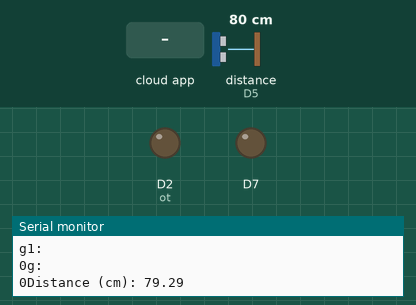
The sketch below on a simulated ESP8266 (NodeMCU). Parts: output pins drawn as LEDs (lit = HIGH), the last lines printed to the serial monitor. Wiring (inferred from the names in the program): ultrasonic range finder: trigger D6; echo D5. The test bench sets the inputs (shaded band); at power-on: distance to the obstacle (sensor on D5) 80 cm. The echo pulse lasts 58.3 µs per cm; WiFi joins after 1.5 s; servers stay silent unless stated; pins used as bus, display or sensor lines are not drawn.

Above: at 2.7 s.
2.8 s: distance to the obstacle (sensor on D5) set to 23 cm
5.8 s: distance to the obstacle (sensor on D5) set to 18 cm
At 7.2 s:
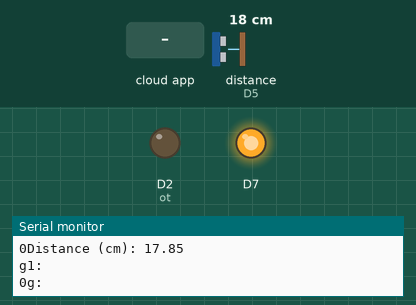
7.5 s: distance to the obstacle (sensor on D5) set to 60 cm
At 7.65 s:
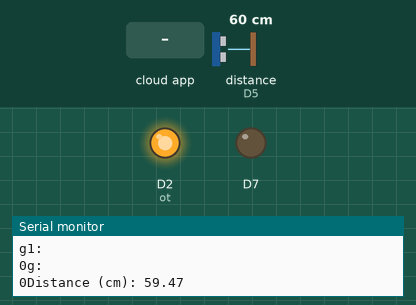
9.2 s: distance to the obstacle (sensor on D5) set to 17 cm
At 9.33 s:
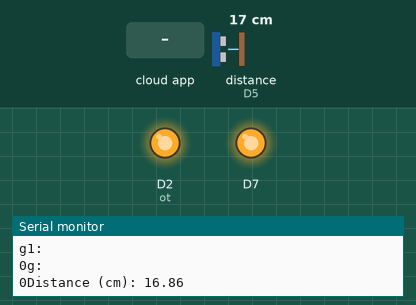
10.9 s: distance to the obstacle (sensor on D5) set to 35 cm
At 11.8 s:
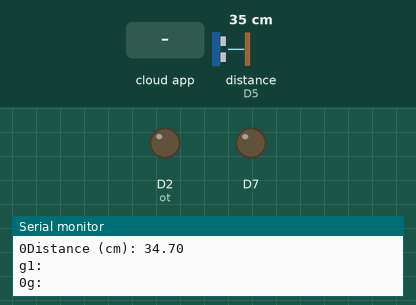
12.6 s: the phone or cloud app sets relay to 1
At 13.6 s:
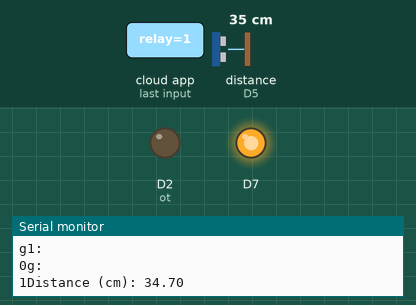
Timing chart, 0 to 15.6 s (numbered marks = the images above; inputs shaded):
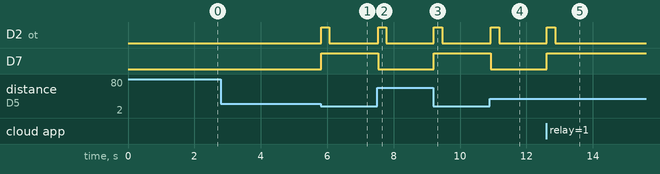

The sketch:

Untitled_2_mar12b.ino
```cpp
#include "arduino_secrets.h"
/*
  Sketch generated by the Arduino IoT Cloud Thing "Untitled 2"
  https://create.arduino.cc/cloud/things/32bb0ed8-cf4d-4977-8bea-f537cf78f5ab

  Arduino IoT Cloud Variables description

  The following variables are automatically generated and updated when changes are made to the Thing

  float dis;
  CloudSchedule tim;
  bool relay;

  Variables which are marked as READ/WRITE in the Cloud Thing will also have functions
  which are called when their values are changed from the Dashboard.
  These functions are generated with the Thing and added at the end of this sketch.
*/

#include "thingProperties.h"
int g = 0;
int g1 = 0;

int buttonState = 0;
int lastButtonState = 0;

const int trigPin = D6;
const int echoPin = D5;
const int ot = D2;

#define SOUND_VELOCITY 0.034
#define del 250

long duration;
float distanceCm;

void setup() {

  pinMode(trigPin, OUTPUT); // Sets the trigPin as an Output
  pinMode(echoPin, INPUT); // Sets the echoPin as an Input
  // pinMode(D2, OUTPUT);
  pinMode(D7, OUTPUT);
  pinMode(ot, OUTPUT);

  // Initialize serial and wait for port to open:
  Serial.begin(9600);
  // This delay gives the chance to wait for a Serial Monitor without blocking if none is found
  delay(1500);

  // Defined in thingProperties.h
  initProperties();

  // Connect to Arduino IoT Cloud
  ArduinoCloud.begin(ArduinoIoTPreferredConnection);

  /*
     The following function allows you to obtain more information
     related to the state of network and IoT Cloud connection and errors
     the higher number the more granular information you’ll get.
     The default is 0 (only errors).
     Maximum is 4
 */
  setDebugMessageLevel(2);
  ArduinoCloud.printDebugInfo();
}

void loop() {
  ArduinoCloud.update();
  // Your code here

  if (tim.isActive()) {
    g1 = 1;
  }
  else {
    g1 = 0;
  }

  digitalWrite(trigPin, LOW);
  delayMicroseconds(2);
  // Sets the trigPin on HIGH state for 10 micro seconds
  digitalWrite(trigPin, HIGH);
  delayMicroseconds(10);
  digitalWrite(trigPin, LOW);

  // Reads the echoPin, returns the sound wave travel time in microseconds
  duration = pulseIn(echoPin, HIGH);

  // Calculate the distance
  distanceCm = duration * SOUND_VELOCITY / 2;
  dis = distanceCm;

  if (distanceCm < 20.0 || g == 1 || g1 == 1) {
    buttonState = 1;
    digitalWrite(D7, HIGH);
  }
  else {
    buttonState = 0;
  }
  if (buttonState != lastButtonState) {
    if (distanceCm < 20.0 || g == 1 || g1 == 1) {
      digitalWrite(ot, HIGH);
      delay(del);
      digitalWrite(ot, LOW);
      lastButtonState = buttonState;
    }
    else {
      digitalWrite(D7, LOW);
      digitalWrite(ot, HIGH);
      delay(del);
      digitalWrite(ot, LOW);
      lastButtonState = buttonState;
    }
  }

  // Prints the distance on the Serial Monitor
  Serial.print("Distance (cm): ");
  Serial.println(distanceCm);
  Serial.println("g1: ");
  Serial.print(g1);
  Serial.println("g: ");
  Serial.print(g);

}


/*
  Since Relay is READ_WRITE variable, onRelayChange() is
  executed every time a new value is received from IoT Cloud.
*/
void onRelayChange()  {
  // Add your code here to act upon Relay change
  if (relay == 1) {
    g = 1;
  }
  else {
    g = 0;
  }
}

/*
  Since Dis is READ_WRITE variable, onDisChange() is
  executed every time a new value is received from IoT Cloud.
*/
void onDisChange()  {
  // Add your code here to act upon Dis change
  dis = 10;
}

/*
  Since Tim is READ_WRITE variable, onTimChange() is
  executed every time a new value is received from IoT Cloud.
*/
void onTimChange()  {
  // Add your code here to act upon Tim change
}
```

arduino_secrets.h
```cpp
#define SECRET_SSID "Satyansh"
#define SECRET_OPTIONAL_PASS "123789456"
#define SECRET_DEVICE_KEY "f?kXSCQ03URm!W7Lp4NdkQnzs"
```

thingProperties.h
```cpp
// Code generated by Arduino IoT Cloud, DO NOT EDIT.

#include <ArduinoIoTCloud.h>
#include <Arduino_ConnectionHandler.h>

const char DEVICE_LOGIN_NAME[]  = "e0815f4b-7ce5-4bd1-b45b-8201556ca2ce";

const char SSID[]               = SECRET_SSID;    // Network SSID (name)
const char PASS[]               = SECRET_OPTIONAL_PASS;    // Network password (use for WPA, or use as key for WEP)
const char DEVICE_KEY[]  = SECRET_DEVICE_KEY;    // Secret device password

void onDisChange();
void onTimChange();
void onRelayChange();

float dis;
CloudSchedule tim;
bool relay;

void initProperties(){

  ArduinoCloud.setBoardId(DEVICE_LOGIN_NAME);
  ArduinoCloud.setSecretDeviceKey(DEVICE_KEY);
  ArduinoCloud.addProperty(dis, READWRITE, ON_CHANGE, onDisChange);
  ArduinoCloud.addProperty(tim, READWRITE, ON_CHANGE, onTimChange);
  ArduinoCloud.addProperty(relay, READWRITE, ON_CHANGE, onRelayChange);

}

WiFiConnectionHandler ArduinoIoTPreferredConnection(SSID, PASS);
```

Measured:
- the behaviour switches between 21 and 20 cm on distance to the obstacle (sensor on D5) (found by bisection; images 0 and 1)
- after the input at 5.8 s, D2 (ot): LOW → HIGH at once, → LOW 0.25 s later; D7: LOW → HIGH at once
- after the input at 7.5 s, D2 (ot): LOW → HIGH at once, → LOW 0.25 s later; D7: HIGH → LOW at once
- after the input at 9.2 s, D2 (ot): LOW → HIGH at once, → LOW 0.25 s later; D7: LOW → HIGH at once
- after the input at 10.9 s, D2 (ot): LOW → HIGH at once, → LOW 0.25 s later; D7: HIGH → LOW at once
- after the input at 12.6 s, D2 (ot): LOW → HIGH at once, → LOW 0.25 s later; D7: LOW → HIGH at once
